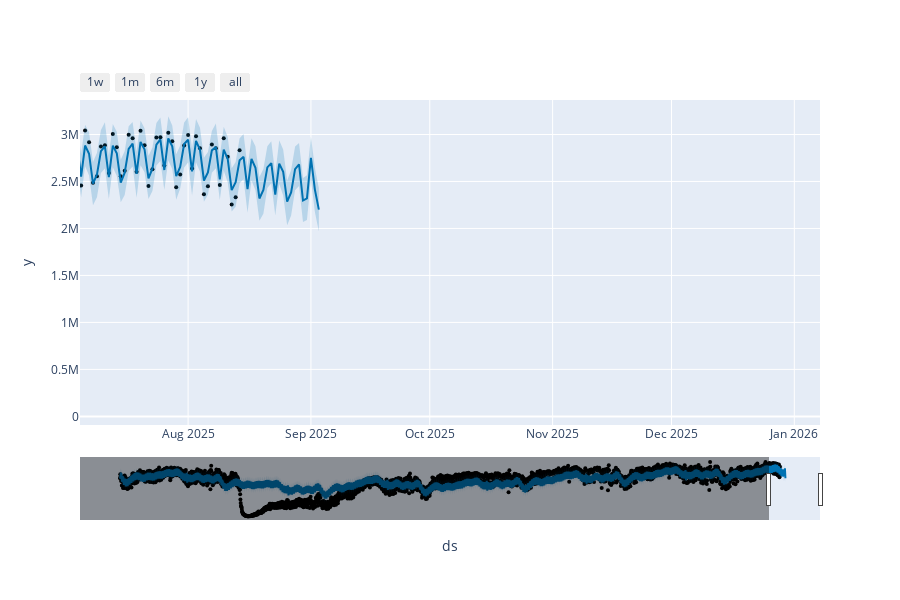

The notebook cell this image was saved under:
### Code cell
from prophet.plot import plot_plotly
fig = plot_plotly(model, forecast)
fig.show()

### Figure 1 — Plotly figure (JSON) as saved in the notebook; plotly's stock layout.template omitted (floating-point values rounded to 4 significant figures; data arrays with more than 128 entries replaced by an {"elided": "..."} marker saying what was removed)
{"data": [{"marker": {"color": "black", "size": 4}, "mode": "markers", "name": "Actual", "type": "scatter", "x": {"elided": "2418 str values"}, "y": {"elided": "2418 int values"}}, {"hoverinfo": "skip", "line": {"width": 0}, "mode": "lines", "type": "scatter", "x": {"elided": "2438 str values"}, "y": {"elided": "2438 float values"}}, {"fill": "tonexty", "fillcolor": "rgba(0, 114, 178, 0.2)", "line": {"color": "#0072B2", "width": 2}, "mode": "lines", "name": "Predicted", "type": "scatter", "x": {"elided": "2438 str values"}, "y": {"elided": "2438 float values"}}, {"fill": "tonexty", "fillcolor": "rgba(0, 114, 178, 0.2)", "hoverinfo": "skip", "line": {"width": 0}, "mode": "lines", "type": "scatter", "x": {"elided": "2438 str values"}, "y": {"elided": "2438 float values"}}], "layout": {"height": 600, "showlegend": false, "width": 900, "xaxis": {"autorange": false, "range": ["2025-07-04 17:12", "2026-01-07 11:38:10.9091"], "rangeselector": {"buttons": [{"count": 7, "label": "1w", "step": "day", "stepmode": "backward"}, {"count": 1, "label": "1m", "step": "month", "stepmode": "backward"}, {"count": 6, "label": "6m", "step": "month", "stepmode": "backward"}, {"count": 1, "label": "1y", "step": "year", "stepmode": "backward"}, {"step": "all"}]}, "rangeslider": {"autorange": true, "range": ["2018-08-07 12:21:49.0909", "2026-01-07 11:38:10.9091"], "visible": true, "yaxis": {"_template": null, "rangemode": "match"}}, "title": {"text": "ds"}, "type": "date"}, "yaxis": {"autorange": true, "range": [-91620.0, 3367000.0], "title": {"text": "y"}, "type": "linear"}}}
